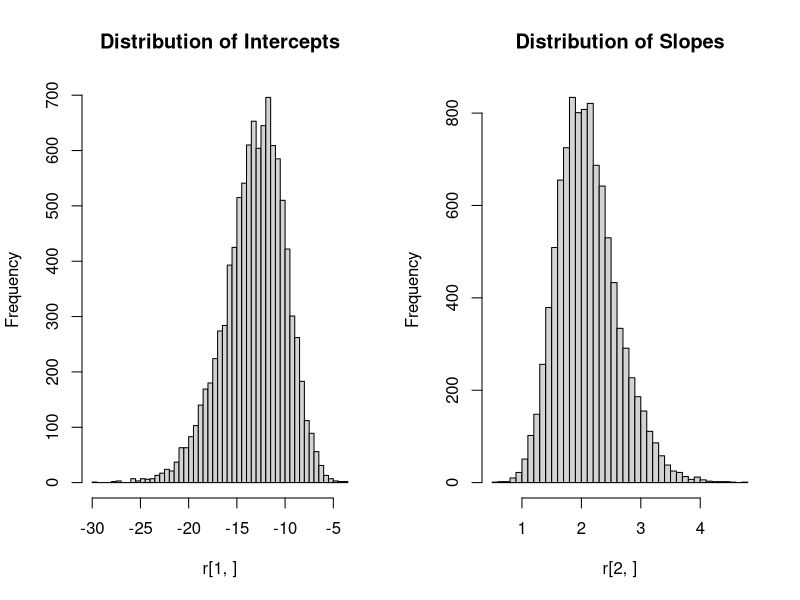
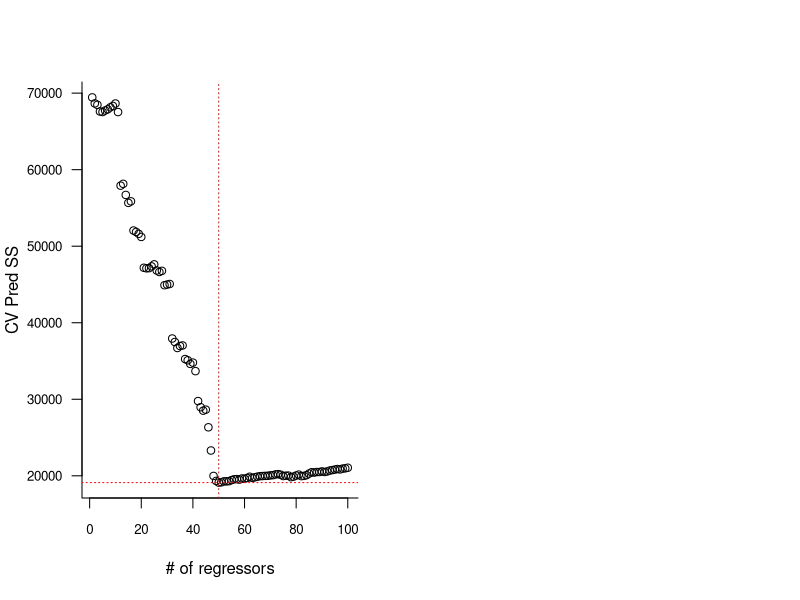

The R script that drew these images, in order:
## ---- chunk 1
options(width=80)
knitr::opts_chunk$set(echo=TRUE, warning=F, message=F, fig.asp=0.7, cache=FALSE)
## ---- chunk 2
library(foreach)
b <- seq(10,12)
foreach(a=1:3) %do% (a+b)
## ---- chunk 3
foreach(a=1:3, combine='c') %do% (a+b)
## ---- chunk 4
foreach(a=1:3, b=seq(10,12), .combine='c') %do% (a+b)
## ---- chunk 5
set.seed(654)
foreach(i=1:10, .combine="+") %do% rnorm(5)
## ---- chunk 6
library(parallel)
detectCores()
## ---- chunk 7
library(doParallel)
registerDoParallel(cores=4)
getDoParWorkers()
getDoParName()
## ---- chunk 8
set.seed(654)
system.time(
    x <- foreach(i=1:10000, .combine="+") %dopar% rnorm(5)
)
x
## ---- chunk 9
set.seed(654)
system.time(
    x <- foreach(i=1:10000, .combine="+") %dopar% rnorm(5)
)
x
## ---- chunk 10
set.seed(654)
foreach(i=1:6, .combine="rbind") %dopar% rnorm(5)

set.seed(654)
foreach(i=1:6, .combine="rbind") %dopar% rnorm(5)

## ---- chunk 11
set.seed(654)
foreach(i=1:6, .combine="rbind") %do% rnorm(5)

set.seed(654)
foreach(i=1:6, .combine="rbind") %do% rnorm(5)
## ---- chunk 12
library(iterators)
set.seed(543)
foreach(a=irnorm(4, count=6), .combine='rbind') %dopar% a

set.seed(543)
foreach(a=irnorm(4, count=6), .combine='rbind') %dopar% a
## ---- chunk 13
set.seed(654)
system.time(
    x <- foreach(i=1:10000, .combine="+") %do% rnorm(5)
)
x
## ---- chunk 14
data(iris)
df <- iris[which(iris[,5] != "setosa"), c(1,5)]
n <- dim(df)[1]
B <- 10000

print(system.time(
r <- foreach(icount(B), .combine='cbind') %dopar%
    {
        bstrap <- sample(n, n, replace=TRUE)
        coefficients(glm(Species ~ Sepal.Length,
                         data=df[bstrap,],
                         family=binomial(logit)))
    }
))
## ---- chunk 15
#| fig.cap: Bootstrap distribution of intercept and slopes, $B$=10,000.
#| label: fig-boot-parallel
#| 
par(mfrow=c(1,2))
hist(r[1,], breaks=40, main="Distribution of Intercepts")
hist(r[2,], breaks=40, main="Distribution of Slopes")
## ---- chunk 16
set.seed(54)
x <- matrix(runif(500), 100)
y <- gl(2, 50)
## ---- chunk 17
library(randomForest)
rf <- foreach(ntree=rep(250, 4), 
              .combine=combine,
              .packages='randomForest') %dopar% 
    randomForest(x, y, ntree=ntree)
#rf
## ---- chunk 18
#| fig.cap: Cross-validated prediction sum of squares for 100 regression models.
#| label: fig-cross-parallel
#| 
n_rows <- 500
n_cols <- 100
n_folds <- 10

set.seed(5432)
xv <- matrix(rnorm(n_rows * n_cols), n_rows, n_cols)
beta <- c(rnorm(n_cols / 2, 0, 5), 
          rnorm(n_cols / 2, 0, 0.25))
yv <- xv %*% beta + rnorm(n_rows, 0, 20)
dat <- data.frame(y=yv, x=xv)
folds <- sample(rep(1:n_folds, length=n_rows))

# .final= specifies a function to process the final result

print(system.time(
prss <-
    foreach(i=2:(n_cols+1), .combine='c') %:% 
        foreach(fold=1:n_folds, .combine='c', .final=mean) %dopar% {
           glmfit <- glm(y ~ ., data=dat[folds != fold, 1:i])
           yhat <- predict(glmfit, newdata=dat[folds == fold, 1:i])
           sum((yhat - dat[folds == fold, 1]) ^ 2)
    }
))

plot(prss,
     las=1,
     xlab="# of regressors",
     ylab="CV Pred SS",
     bty="l",
     cex.axis=0.8)
abline(h=min(prss), col="red",lty="dotted")
abline(v=which.min(prss),col="red",lty="dotted")

